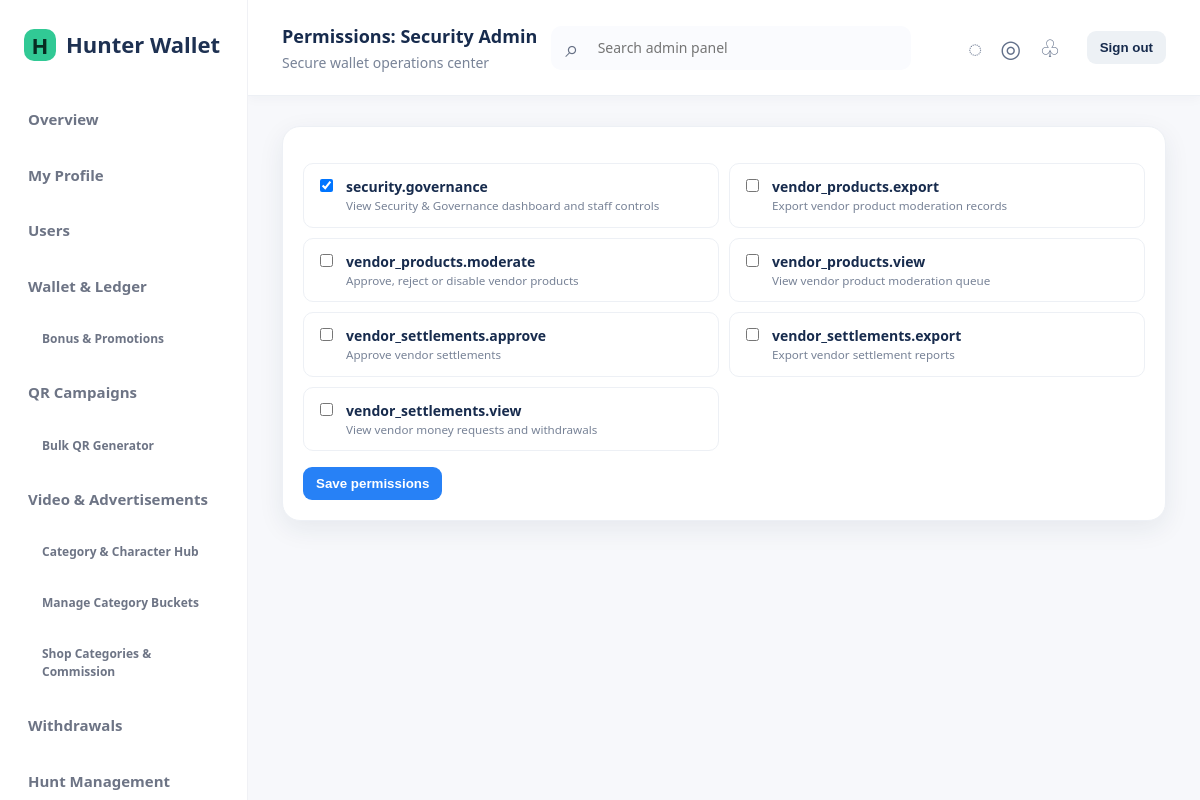
Screenshot of /admin/admins/permissions.php?role_id=4 (signed in) with the database file from the repository.
### tables this page shows
CREATE TABLE admin_permissions (id INT UNSIGNED AUTO_INCREMENT PRIMARY KEY, code VARCHAR(100) NOT NULL UNIQUE, description VARCHAR(255) NULL);

CREATE TABLE admin_roles (id INT UNSIGNED AUTO_INCREMENT PRIMARY KEY, name VARCHAR(80) NOT NULL UNIQUE, created_at DATETIME NOT NULL DEFAULT CURRENT_TIMESTAMP);

### config/database.php (called while the page is built, shortened)
<?php
function db(): PDO
{
    static $pdo;
    if ($pdo instanceof PDO) return $pdo;
    $dsn = sprintf('mysql:host=%s;port=%s;dbname=%s;charset=utf8mb4', env('DB_HOST', '127.0.0.1'), env('DB_PORT', '3306'), env('DB_NAME', 'hunter_wallet'));
    $pdo = new PDO($dsn, (string) env('DB_USER', 'root'), (string) env('DB_PASS', ''), [
        PDO::ATTR_ERRMODE => PDO::ERRMODE_EXCEPTION,
        PDO::ATTR_DEFAULT_FETCH_MODE => PDO::FETCH_ASSOC,
        PDO::ATTR_EMULATE_PREPARES => false,
    ]);
    return $pdo;
}

### includes/functions.php (called while the page is built, shortened)
<?php
function e(mixed $value): string { return htmlspecialchars((string) $value, ENT_QUOTES | ENT_SUBSTITUTE, 'UTF-8'); }

### includes/auth.php (called while the page is built, shortened)
<?php
function admin(): ?array
{
    static $cached = false;
    if ($cached !== false) return $cached;
    $stmt = db()->prepare('SELECT a.*, r.name role_name FROM admins a JOIN admin_roles r ON r.id=a.role_id WHERE a.id=? AND a.status="ACTIVE"');
    $stmt->execute([(int) $_SESSION['admin_id']]);
    return $cached = ($stmt->fetch() ?: null);
}
function require_admin(): void { if (!admin()) { flash('error', 'Please sign in.'); redirect('/admin/login.php'); } }

### includes/permissions.php (called while the page is built, shortened)
<?php
function permissions(): array
{
    static $items;
    if ($items !== null) return $items;
    $current = admin(); if (!$current) return $items = [];
    if ($current['role_name'] === 'Super Admin') return $items = ['*'];
    $stmt = db()->prepare('SELECT p.code FROM admin_permissions p JOIN admin_role_permissions rp ON rp.permission_id=p.id WHERE rp.role_id=?');
    $stmt->execute([$current['role_id']]); return $items = array_column($stmt->fetchAll(), 'code');
}
function can(string $permission): bool { $all = permissions(); return in_array('*', $all, true) || in_array($permission, $all, true); }
function require_permission(string $permission): void { require_admin(); if (!can($permission)) { http_response_code(403); exit('Forbidden'); } }

### admin/admins/permissions.php (the view)
<?php declare(strict_types=1);require dirname(__DIR__,2).'/includes/bootstrap.php';require_permission('admins.edit');$roleId=filter_var(input('role_id'),FILTER_VALIDATE_INT);if(!$roleId){http_response_code(404);exit('Not found');}$stmt=db()->prepare('SELECT * FROM admin_roles WHERE id=?');$stmt->execute([$roleId]);$role=$stmt->fetch();if(!$role){http_response_code(404);exit('Not found');}$permissions=db()->query('SELECT * FROM admin_permissions ORDER BY code')->fetchAll();if(is_post()){verify_csrf();if($role['name']==='Super Admin'){flash('error','Super Admin always has complete access.');}else{$chosen=array_map('intval',(array)($_POST['permissions']??[]));$valid=array_map('intval',array_column($permissions,'id'));$chosen=array_values(array_intersect($chosen,$valid));$pdo=db();$pdo->beginTransaction();try{$old=$pdo->prepare('SELECT permission_id FROM admin_role_permissions WHERE role_id=?');$old->execute([$roleId]);$before=array_map('intval',array_column($old->fetchAll(),'permission_id'));$pdo->prepare('DELETE FROM admin_role_permissions WHERE role_id=?')->execute([$roleId]);$insert=$pdo->prepare('INSERT INTO admin_role_permissions(role_id,permission_id) VALUES(?,?)');foreach($chosen as $permissionId)$insert->execute([$roleId,$permissionId]);audit_log((int)admin()['id'],'ROLE_PERMISSIONS_UPDATED','admins',(string)$roleId,$before,$chosen);$pdo->commit();flash('success','Role permissions updated.');}catch(Throwable $e){if($pdo->inTransaction())$pdo->rollBack();flash('error','Could not update permissions.');}}redirect('/admin/admins/permissions.php?role_id='.$roleId);}$currentStmt=db()->prepare('SELECT permission_id FROM admin_role_permissions WHERE role_id=?');$currentStmt->execute([$roleId]);$current=array_map('intval',array_column($currentStmt->fetchAll(),'permission_id'));$pageTitle='Permissions: '.$role['name'];require APP_ROOT.'/includes/header.php';?>
<section class="panel"><form method="post"><?=csrf_field()?><div class="permission-grid"><?php foreach($permissions as $p):?><label class="check-card"><input type="checkbox" name="permissions[]" value="<?=e($p['id'])?>" <?=in_array((int)$p['id'],$current,true)?'checked':''?> <?=$role['name']==='Super Admin'?'disabled':''?>><span><strong><?=e($p['code'])?></strong><small><?=e($p['description'])?></small></span></label><?php endforeach?></div><?php if($role['name']!=='Super Admin'):?><button class="btn">Save permissions</button><?php endif?></form></section><?php require APP_ROOT.'/includes/footer.php';

### assets/css/style.css (style rules this page uses)
:root { --navy:#12263f;--ink:#182534;--muted:#6c7b8a;--line:#e5eaf0;--bg:#f5f7fa;--green:#0d9f6e;--red:#d13c4d;--amber:#d78909;--blue:#2764d9;--white:#fff;--radius:14px;--shadow:0 8px 24px rgba(18,38,63,.07) }
* { box-sizing:border-box }
body { margin:0;background:var(--bg);color:var(--ink);font:14px/1.5 system-ui,-apple-system,BlinkMacSystemFont,"Segoe UI",sans-serif }
.card,.panel { background:white;border:1px solid var(--line);border-radius:var(--radius);box-shadow:var(--shadow) }
.panel { padding:20px;margin-bottom:20px }
.btn { appearance:none;border:0;border-radius:9px;background:var(--blue);color:white;padding:9px 13px;font-weight:700;cursor:pointer;display:inline-block }
input,select,textarea { font:inherit;border:1px solid #ccd5df;border-radius:9px;padding:10px 11px;background:white;min-height:40px }
.permission-grid { display:grid;grid-template-columns:repeat(2,minmax(0,1fr));gap:10px;margin:16px 0 }
.check-card { display:flex;gap:10px;align-items:flex-start;border:1px solid var(--line);border-radius:10px;padding:12px }
.check-card input { min-height:auto }
.check-card small { display:block;color:var(--muted) }
:root { --navy:#fff;--ink:#172b4d;--muted:#788397;--line:#edf0f5;--bg:#f7f8fb;--blue:#2781f6;--radius:18px;--shadow:0 8px 26px rgba(31,48,75,.08) }
.panel,.card { border-radius:18px;box-shadow:0 8px 26px rgba(31,48,75,.08) }

### rows the page displays
admin_permissions: id.name "☑", code "security.governance", description "View Security & Governance dashboard and staff controls"
admin_permissions: code "vendor_products.export", description "Export vendor product moderation records"
admin_permissions: code "vendor_products.moderate", description "Approve, reject or disable vendor products"
admin_permissions: code "vendor_products.view", description "View vendor product moderation queue"
admin_permissions: code "vendor_settlements.approve", description "Approve vendor settlements"
admin_permissions: code "vendor_settlements.export", description "Export vendor settlement reports"
admin_permissions: code "vendor_settlements.view", description "View vendor money requests and withdrawals"

### other values shown
$brandName "Hunter Wallet"
$pageTitle "Permissions: Security Admin"
$pageSubtitle "Secure wallet operations center"
